Frame 1 (no input): blank canvas, image omitted
Frame 60 (the mouse pressed at the canvas centre just before this capture): blank canvas, image omitted
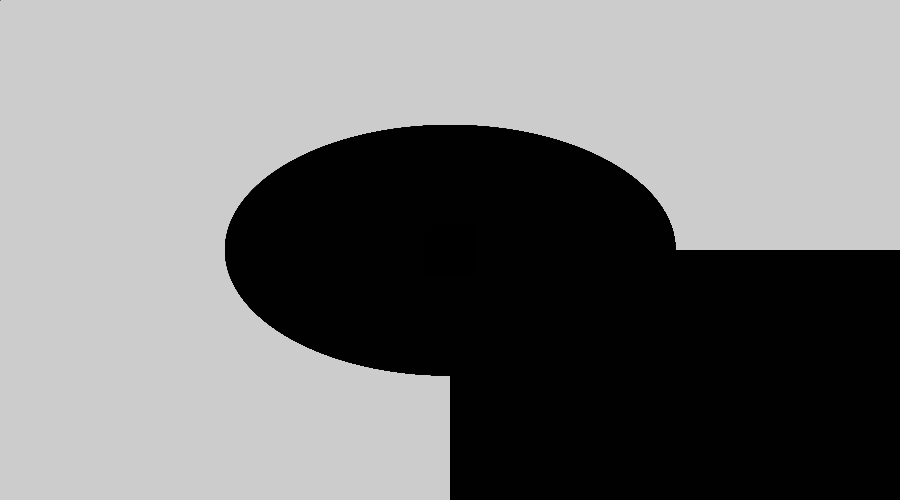
Frame 120 (the mouse held since frame 60 and released just before this capture)

The Processing sketch whose frames 1 and 60 were blank and that drew this single picture after the mouse press (run headless with seeded random() and noise(); from frame 60 on, the mouse is pressed at the canvas centre):

// Processing sketch: processing_44097
// ── processing_44097.pde

void setup(){
size (900,500);
fill(0,102);
smooth();


}
void draw(){
float weight = dist(mouseX,mouseY,pmouseX,pmouseY);
strokeWeight(weight/10);
rect(mouseX,mouseY,pmouseX,pmouseY);
ellipse(mouseX,mouseY,pmouseX,pmouseY);
}
